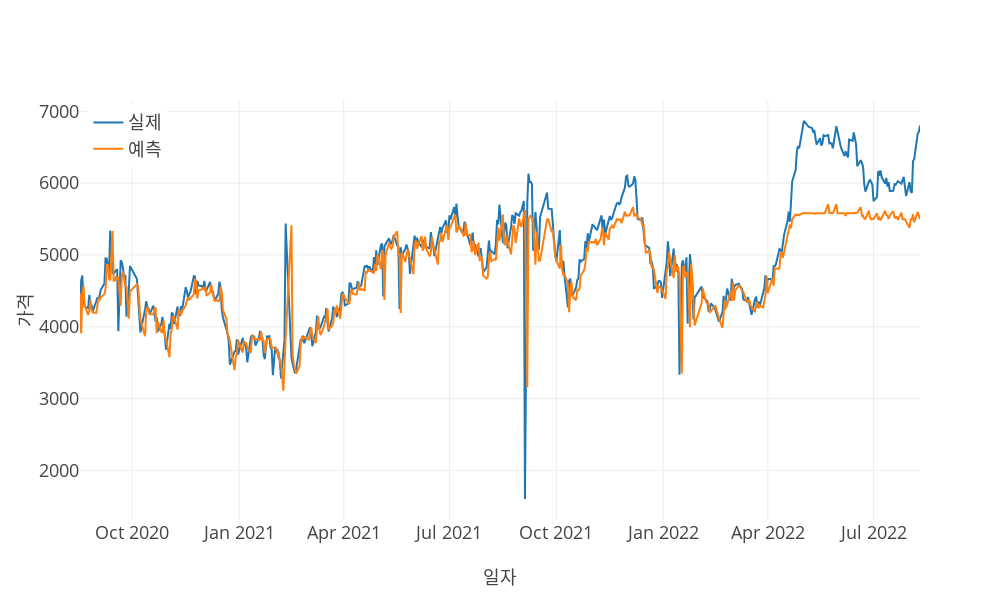

The cell this chart's notebook holds for it:
### Code cell
print("\nRandom Forest")
rf, _ = random_forest(X_train, y_train, search=True, **ml_searchCV_params, **{'scaler': output_scaler})
rf_predictions = rf.predict(X_test)
model_eval(y_test, rf_predictions, predictions_x_axis, stdout=stdout, vis=vis, **{'scaler': output_scaler})

### Figure 1 — Plotly figure (JSON) as saved in the notebook; plotly's stock layout.template omitted (floating-point values rounded to 4 significant figures; data arrays with more than 128 entries replaced by an {"elided": "..."} marker saying what was removed)
{"data": [{"mode": "lines", "name": "실제", "type": "scatter", "x": {"elided": "510 str values"}, "y": {"elided": "510 float values"}}, {"mode": "lines", "name": "예측", "type": "scatter", "x": {"elided": "510 str values"}, "y": {"elided": "510 float values"}}], "layout": {"height": 600, "legend": {"x": 0.01, "xanchor": "left", "y": 0.99, "yanchor": "top"}, "width": 1000, "xaxis": {"title": {"text": "일자"}}, "yaxis": {"title": {"text": "가격"}}}}
